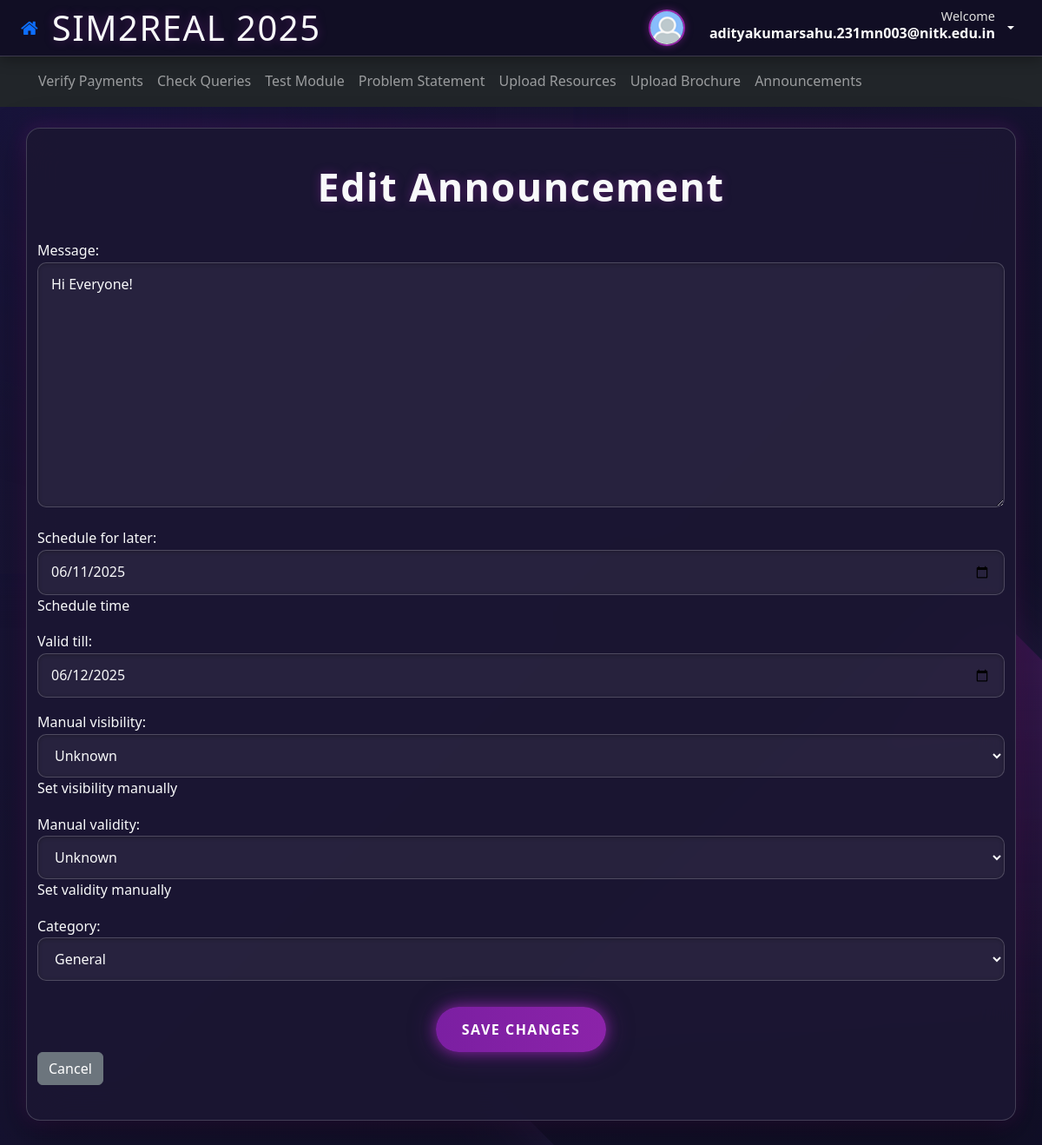
/staff/modify/edit/3/ (signed in), run on the app's committed database.
### staff_home/models.py (models this page shows, shortened)
class Announcments(models.Model):
    message = models.TextField()
    created_at = models.DateTimeField(auto_now_add=True)  # more precise
    valid_till = models.DateField()
    created_by = models.ForeignKey(User, on_delete=models.CASCADE)
    schedule_for_later = models.DateField(help_text="Schedule time", null=True, blank=True)
    manual_visibility = models.BooleanField(null=True, blank=True, help_text="Set visibility manually")
    manual_validity = models.BooleanField(null=True, blank=True, help_text="Set validity manually")
    CATEGORY_CHOICES = [
        ('GENERAL', 'General'),
        ('REGISTERED', 'Registered'),
        ('NOT_REGISTERED', 'Not Registered'),
    ]
    category = models.CharField(max_length=20, choices=CATEGORY_CHOICES)

### staff_home/views.py (the view)
# urls.py: path('modify/edit/<int:pk>/',announcement_edit, name='announcement_edit'),
@login_required
def announcement_edit(request, pk):
    try:
        announcement = Announcments.objects.get(pk=pk, created_by=request.user)
    except Announcments.DoesNotExist:
        messages.error(request,"This Announcment is not made by you contact its creator.")
        return redirect('announcement_list')
    if request.method == 'POST':
        form = AnnouncmentForm(request.POST, instance=announcement)
        if form.is_valid():
            form.save()
            return redirect('announcement_list')
    else:
        form = AnnouncmentForm(instance=announcement)
    return render(request, 'staff_home/announcment_edit.html', {'form': form})

### staff_home/forms.py (shortened to what this page needs)
class AnnouncmentForm(forms.ModelForm):
    class Meta:
        model=Announcments
        fields=[
            'message',
            'schedule_for_later',
            'valid_till',
            'manual_visibility',
            'manual_validity',
            'category',
        ]
        widgets={
            'schedule_for_later': forms.DateInput(attrs={'type': 'date'}),
            'valid_till': forms.DateInput(attrs={'type': 'date'}),
        }

### staff_home/templates/staff_home/announcment_edit.html (shortened to what this page needs)
{% extends 'staff_home/base.html' %}
{% block content %}
<h2>Edit Announcement</h2>
<form method="post">
  {{ form.as_p }}
  <button type="submit" class="btn btn-primary">Save Changes</button>
  <a href="{% url 'announcement_list' %}" class="btn btn-secondary">Cancel</a>
</form>
{% endblock %}

### staff_home/templates/staff_home/base.html (shortened to what this page needs)
{% load static %}
<!DOCTYPE html>
<html lang="en">
<head>
<link rel="stylesheet" href="{% static 'team_profile/style.css' %}">
<link rel="stylesheet" href="https://cdnjs.cloudflare.com/ajax/libs/font-awesome/4.7.0/css/font-awesome.min.css">
<link href="https://cdn.jsdelivr.net/npm/bootstrap@5.3.0/dist/css/bootstrap.min.css" rel="stylesheet">
</head>
<body>
<header class="d-flex justify-content-between align-items-center px-4 py-2">
    <div class="d-flex align-items-center">
        <a href="{% url 'home' %}" class="me-3"><i class="fa fa-home fa-lg"></i></a>
        <h1 class="m-0">SIM2REAL 2025</h1>
    </div>
    {% if user.is_authenticated %}
    <div class="d-flex align-items-center">
        <div class="dropdown me-2">
            <a class="d-flex align-items-center text-white text-decoration-none dropdown-toggle" href="#" id="dropdownUser1" data-bs-toggle="dropdown" aria-expanded="false">
                <img src="{% static 'assets/default.png' %}" alt="Profile" class="profile-img">
                <div class="d-flex flex-column ps-2 m-0">
                    <span>Welcome</span>
                    <strong>{{ user.username }}</strong>
                </div>
            </a>
        </div>
    </div>
    {% endif %}
</header>
<nav id="mainNav" class="navbar navbar-expand-md navbar-dark bg-dark d-none d-md-flex px-4">
    <div class="container-fluid">
        <ul class="navbar-nav me-auto mb-2 mb-lg-0">
            <li class="nav-item"><a class="nav-link" href="{% url 'verify_payments' %}">Verify Payments</a></li>
            <li class="nav-item"><a class="nav-link" href="{% url 'respond_queries' %}">Check Queries</a></li>
            <li class="nav-item"><a class="nav-link" href="{% url 'teamprofile' %}">Test Module</a></li>
            <li class="nav-item"><a class="nav-link" href="{% url 'manage_problem_statement' %}">Problem Statement</a></li>
            <li class="nav-item"><a class="nav-link" href="{% url 'manage_resources' %}">Upload Resources</a></li>
            <li class="nav-item"><a class="nav-link" href="{% url 'upload_brochure' %}">Upload Brochure</a></li>
            <li class="nav-item"><a class="nav-link" href="{% url 'make_announcments' %}">Announcements</a></li>
        </ul>
    </div>
</nav>
<div class="content container mt-4">
    {% block content %}{% endblock %}
</div>
</body>
</html>

### team_profile/static/team_profile/style.css (style rules this page uses)
:root { --primary-blue: #007bff; --accent-purple: #8a2be2; --light-purple: #a855f7; --dark-bg-color-1: #0b0a1f; --dark-bg-color-2: #171436; --header-bg: rgba(18, 15, 45, 0.98); --card-bg: rgba(30, 25, 55, 0.96); --border-color: rgba(255, 255, 255, 0.18); --input-bg: rgba(255, 255, 255, 0.08); --input-focus-bg: rgba(255, 255, 255, 0.15); --text-color: #f8f9fa; --text-light: #e0e0e0; --text-disabled: #8b8b8b; --glow-color: #a855f7; --dropdown-bg: rgba(25, 20, 45, 0.98); --dropdown-item-hover: rgba(168, 85, 247, 0.28); --success-color: #28a745; --error-color: #dc3545; --info-color: #17a2b8; --warning-color: #ffc107; }
body { font-family: 'Segoe UI', Arial, sans-serif; margin: 0; padding: 0; line-height: 1.6; background: linear-gradient(-45deg, var(--dark-bg-color-1), var(--dark-bg-color-2), var(--dark-bg-color-1), var(--dark-bg-color-2)); background-size: 400% 400%; animation: gradientAnimation 20s ease infinite; color: var(--text-color); min-height: 100vh; display: flex; flex-direction: column; overflow-x: hidden; position: relative; text-rendering: optimizeLegibility; -webkit-font-smoothing: antialiased; -moz-osx-font-smoothing: grayscale; }
body::before, body::after { content: ''; position: fixed; pointer-events: none; background-repeat: no-repeat; opacity: 0.28; z-index: -1; animation: geometricMovement 30s ease-in-out infinite alternate; will-change: transform, opacity, box-shadow; }
body::before { width: 80vmax; height: 80vmax; background-image: radial-gradient(circle at center, rgba(20, 20, 80, 0.7) 0%, rgba(20, 20, 80, 0) 60%); top: -30vmax; left: -30vmax; transform: rotate(0deg) translate(0, 0); animation-delay: 0s; box-shadow: 0 0 70px rgba(20, 20, 80, 0.4); }
body::after { width: 60vmax; height: 60vmax; background-image: linear-gradient(135deg, var(--light-purple) 0%, rgba(168, 85, 247, 0) 50%); bottom: -25vmax; right: -25vmax; transform: rotate(45deg) translate(0, 0); animation-delay: 10s; box-shadow: 0 0 60px rgba(168, 85, 247, 0.4); }
header { background: var(--header-bg); backdrop-filter: blur(12px); -webkit-backdrop-filter: blur(12px); border-bottom: 1px solid var(--border-color); box-shadow: 0 4px 15px rgba(0,0,0,0.3); padding: 15px 40px; display: flex; justify-content: space-between; align-items: center; color: var(--text-color); position: sticky; top: 0; z-index: 100; }
.profile-img { width: 42px; height: 42px; border-radius: 50%; object-fit: cover; margin-right: 10px; border: 2px solid var(--light-purple); box-shadow: 0 0 8px rgba(156, 39, 176, 0.5); transition: all 0.3s ease; }
.content { flex-grow: 1; padding: 40px 20px; max-width: 900px; margin: 30px auto; position: relative; z-index: 1; background: var(--card-bg); border-radius: 16px; backdrop-filter: blur(20px); -webkit-backdrop-filter: blur(20px); border: 1px solid var(--border-color); box-shadow: 0 12px 40px rgba(0,0,0,0.5), 0 0 25px rgba(156, 39, 176, 0.3); display: flex; flex-direction: column; justify-content: center; min-height: calc(100vh - 150px); }
h1 { color: var(--text-color); font-size: 2.8rem; font-weight: 700; text-align: center; margin-bottom: 35px; letter-spacing: 1.5px; text-shadow: 0 0 12px rgba(156, 39, 176, 0.4); }

### data on the page
Announcments: message "Hi Everyone!", schedule_for_later "06/11/2025", valid_till "06/12/2025", manual_visibility "Unknown", manual_validity "Unknown", category "General"

### other printed values
{{ user.username }} "adityakumarsahu.231mn003@nitk.edu.in"
